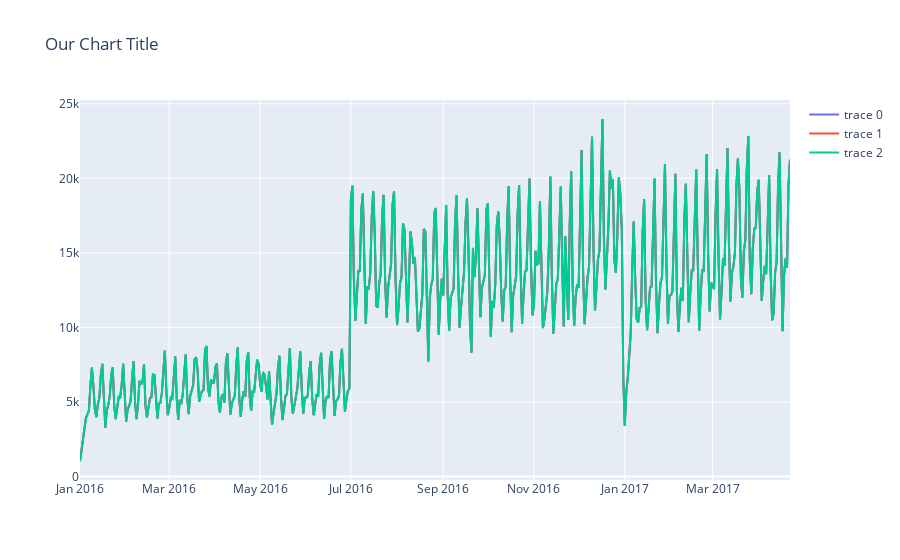

The cell this chart's notebook holds for it:
### Code cell
fig1.update_layout(title = 'Our Chart Title', colour) 

# Lets you modify basically anythig you want to. Master way to modify the appearance of a chart

### Figure 1 — Plotly figure (JSON) as saved in the notebook; plotly's stock layout.template omitted (floating-point values rounded to 4 significant figures; data arrays with more than 128 entries replaced by an {"elided": "..."} marker saying what was removed)
{"data": [{"type": "scatter", "x": {"elided": "478 str values"}, "y": {"elided": "478 int values"}}, {"type": "scatter", "x": {"elided": "478 str values"}, "y": {"elided": "478 int values"}}, {"type": "scatter", "x": {"elided": "478 str values"}, "y": {"elided": "478 int values"}}], "layout": {"title": {"text": "Our Chart Title"}}}
